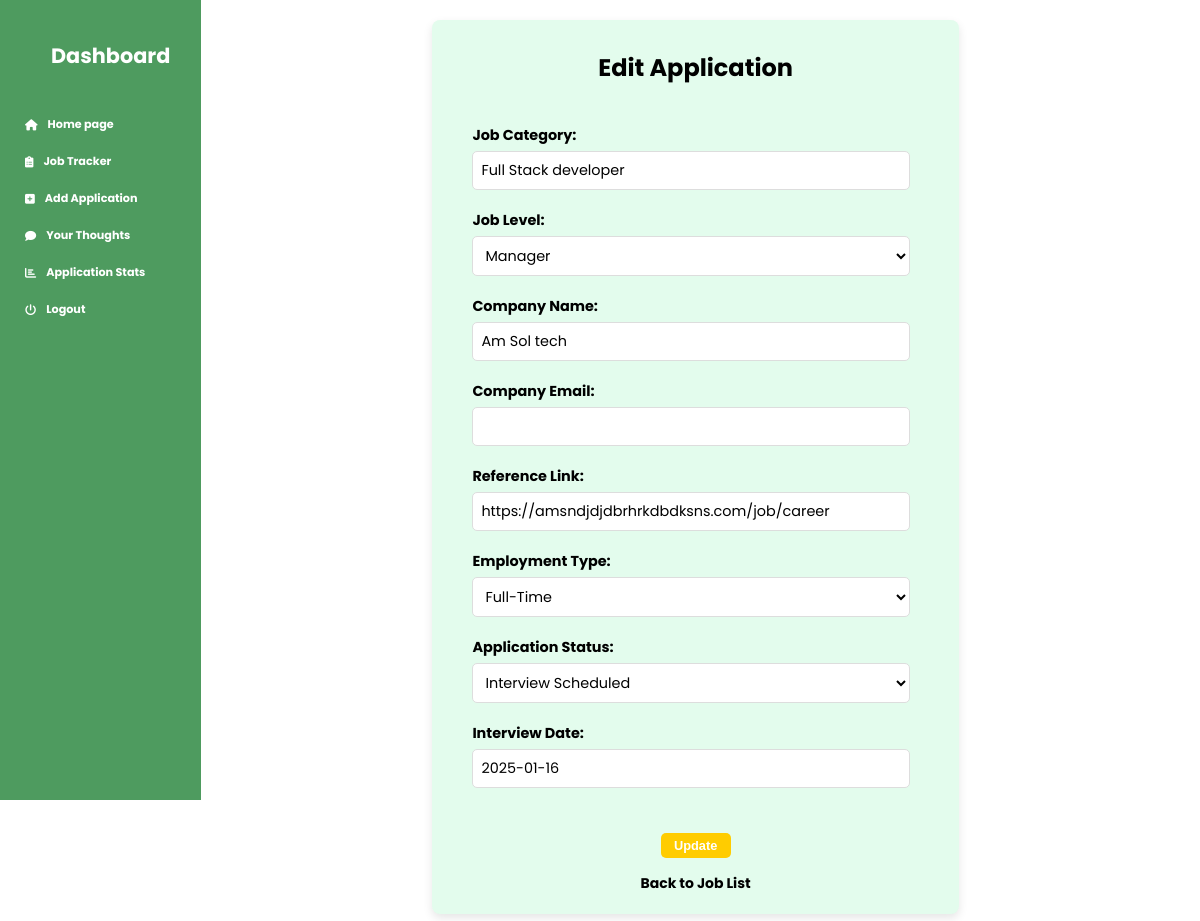
The app's page /jobs/update/45/ (signed in) with its own data.
### tracker/models.py (models this page shows, shortened)
class Add_Job(models.Model):
    JOB_LEVEL_CHOICES = [
        ('intern', 'Intern'),
        ('junior', 'Junior'),
        ('mid', 'Mid-Level'),
        ('senior', 'Senior'),
        ('lead', 'Lead'),
        ('manager', 'Manager'),
        ('director', 'Director'),
        ('vp', 'Vice President'),
        ('c_level', 'C-Level'),
    ]
    EMPLOYMENT_TYPE_CHOICES = [
        ('full_time', 'Full-Time'),
        ('part_time', 'Part-Time'),
        ('contract', 'Contract'),
        ('temporary', 'Temporary'),
        ('internship', 'Internship'),
        ('freelance', 'Freelance'),
        ('remote', 'Remote'),
        ('hybrid', 'Hybrid'),
        ('apprenticeship', 'Apprenticeship'),
    ]
    APPLICATION_STATUS_CHOICES = [
        ('pending', 'Pending'),
        ('applied', 'Applied'),
        ('interview', 'Interview Scheduled'),
        ('selected', 'Selected'),
        ('rejected', 'Rejected'),
        ('offer_accepted', 'Offer Accepted'),
        ('offer_declined', 'Offer Declined'),
    ]
    user = models.ForeignKey(User, on_delete=models.CASCADE)
    job_category = models.CharField(max_length=100)
    job_level = models.CharField(max_length=100, choices=JOB_LEVEL_CHOICES)
    company_name = models.CharField(max_length=100)
    company_email = models.EmailField(max_length=150, null=True, blank=True)  # Company Email New Fielded Added
    reference_link = models.URLField(max_length=200)
    employment_type = models.CharField(max_length=100, choices=EMPLOYMENT_TYPE_CHOICES)
    application_status = models.CharField(max_length=20, choices=APPLICATION_STATUS_CHOICES, default='pending')  # Default status is pending
    interview_date = models.DateField(null=True, blank=True)  # Allows null values if no date is set

### tracker/views.py (the view)
# urls.py: path('jobs/update/<int:job_id>/', job_update, name='job_update'),
@login_required # (with Foreign Key new code)
def job_update(request, job_id):
    job = get_object_or_404(Add_Job, id=job_id, user=request.user)  # Ensure the job belongs to the current user
    if request.method == 'POST':
        form = JobForm(request.POST, instance=job)
        if form.is_valid():
            form.save()
            messages.success(request, 'Job updated successfully!')
            return redirect('job_list')
    else:
        form = JobForm(instance=job)
    return render(request, 'job_update.html', {'form': form, 'job': job})

### tracker/forms.py
class JobForm(forms.ModelForm):
    class Meta:
        model = Add_Job
        fields = ['job_category', 'job_level', 'company_name', 'company_email', 'reference_link', 'employment_type', 'application_status', 'interview_date']
        widgets = {
            'job_category': forms.TextInput({
                    'class': 'my-input',
                }),
            'job_level': forms.Select(attrs={
                'class': 'my-input',
            }),
            'company_name': forms.TextInput(attrs={
                'class': 'my-input',
            }),
            'company_email': forms.EmailInput(attrs={
                'class': 'my-input',
            }),
            'reference_link': forms.URLInput(attrs={
                'class': 'my-input',
            }),
            'employment_type': forms.Select(attrs={
                'class': 'my-input',
            }),
            'application_status': forms.Select(attrs={
                'class': 'my-input',
            }),
            'interview_date': forms.DateInput(attrs={
                'class': 'my-input',
            }),
        }

### templates/job_update.html (shortened to what this page needs)
{% load static %}
<!DOCTYPE html>
<html lang="en">
<head>
    <link rel="stylesheet" href="https://cdnjs.cloudflare.com/ajax/libs/font-awesome/6.0.0-beta3/css/all.min.css">
    <head>
    </head>
</head>
<body>
    <div class="sidebar" id="sidebar" style="padding-left: 20px; margin-right: 15px !important; ">
        <h2>Dashboard</h2>
        <a href="{% url 'default' %}"><i class="fas fa-home" style="padding-right: 10px;"></i>Home page</a>
        <a href="{% url 'job_list' %}"> <i class="fas fa-clipboard-list" style="padding-right: 10px;"></i> Job Tracker</a>
        <a href="{% url 'job_create' %}"> <i class="fas fa-plus-square" style="padding-right: 10px;"></i> Add Application</a>
        <a href="{% url 'feedback' %}"> <i class="fas fa-comment" style="padding-right: 10px;"></i>Your Thoughts</a>
        <a href="{% url 'simple_analytics' %}"> <i class="fas fa-chart-bar" style="padding-right: 10px;"></i>Application Stats</a>
        <a href="{% url 'logout' %}"> <i class="fas fa-power-off" style="padding-right: 10px;"></i> Logout</a>
    </div>
    <div class="main-content">
        <form method="POST">
            <div class="form-container">
                <h1 style="text-decoration: none;">Edit Application</h1>
                <div class="form-group">
                    <label for="job_category">Job Category:</label>
                    {{ form.job_category }}
                </div>
                <div class="form-group" style="margin-bottom: 5px;">
                    <label for="job_level">Job Level:</label>
                    {{ form.job_level }}
                </div>
                <div class="form-group" style="margin-bottom: 5px;">
                    <label for="company_name" id="company_name">Company Name:</label>
                    {{ form.company_name }}
                </div>
                <div class="form-group" style="margin-bottom: 5px;">
                    <label for="company_email">Company Email:</label>
                    {{ form.company_email }}
                </div>
                <div class="form-group" style="margin-bottom: 5px;">
                    <label for="reference_link">Reference Link:</label>
                    {{ form.reference_link }}
                </div>
                <div class="form-group" style="margin-bottom: 5px;">
                    <label for="employment_type">Employment Type:</label>
                    {{ form.employment_type }}
                </div>
                <div class="form-group" style="margin-bottom: 5px;">
                    <label for="application_status">Application Status:</label>
                    {{ form.application_status }}
                </div>
                <div class="form-group" style="margin-bottom: 5px;">
                    <label for="interview_date">Interview Date:</label>
                    {{ form.interview_date }}
                </div>
                <div class="form-buttons" style="margin-top: 30px; display: flex; flex-direction: column; align-items: center;" >
                    <input type="submit" value="Update" class="btn" style="margin: 15px; padding: 5px 10px; color: #ffcc00;" >
                    <a href="{% url 'job_list' %}" class="btn_back-btn" style="text-decoration: none;  font-weight: bold !important; color: black;" >Back to Job List</a>
                </div>
            </div>
        </form>
    </div>
</body>
</html>

### templates/job_update.html (style rules this page uses)
h1 { text-align: center; color: #000000; text-decoration: underline; margin: 10px 10px 40px; }
.form-group { margin-bottom: 20px !important; }
label { display: block; margin: 15px 0 5px; font-weight: bold; font-size: 0.9rem; margin: 0 20px; }
.btn { border: none; border-radius: 5px; cursor: pointer; background-color: #ffcc00; color: white !important; font-weight: bold; font-size: 0.8rem !important; min-width: 70px; }
body { margin: 0; font-family: 'Poppins', sans-serif; background-color: #ffffff; }
.sidebar { width: 11.325rem; min-width: 180px; height: 100vh; position: fixed; left: 0; z-index: 1; background-color: #4e9b5f; font-weight: bold; }
.sidebar a { margin-left: 20px; padding: 10px; }
.sidebar h2 { font-size: 1.3rem; color: white; text-align: center; margin-bottom: 40px; margin-top: 40px; }
.sidebar a { display: flex; align-items: center; color: #fff; padding: 5px; margin: 10px 0; text-decoration: none; border-radius: 5px; font-size: 0.7rem; }
.main-content { margin-left: calc(11.325rem + 50px); padding: 20px; margin-right: 40px !important; flex-grow: 1; }
h1 { text-align: center; color: #000000 !important; text-decoration: underline; margin-top: 0px; margin: 10px 10px 40px; font-size: 1.5rem; }
.form-container { margin: 0 181.2px; padding: 20px; background-color: #e3fced; border-radius: 10px; box-shadow: 0 4px 10px rgba(0, 0, 0, 0.1); font-family: 'Poppins', sans-serif; border-radius: 8px; }
.my-input { font-family: 'Poppins', sans-serif; margin-top: 5px !important; width: 90%; border: 1px solid #ddd; border-radius: 5px; font-size: 0.9rem; box-sizing: border-box; padding: 8px; margin: 0 20px; background-color: white; }
input[type="email"] { margin: 5px 30px 0px 20px !important; }
label { font-family: 'Poppins', sans-serif; font-size: 0.9rem; }
.btn_back-btn { font-size: 0.8rem; }
.form-buttons { align-items: center; justify-content: center; font-size: 20px; }
.btn_back-btn { font-size: 14px; }

### records on screen
Add_Job: job_category "Full Stack developer", job_level "Manager", company_name "Am Sol tech", reference_link "https://amsndjdjdbrhrkdbdksns.com/job/career", employment_type "Full-Time", application_status "Interview Scheduled", interview_date "2025-01-16"
